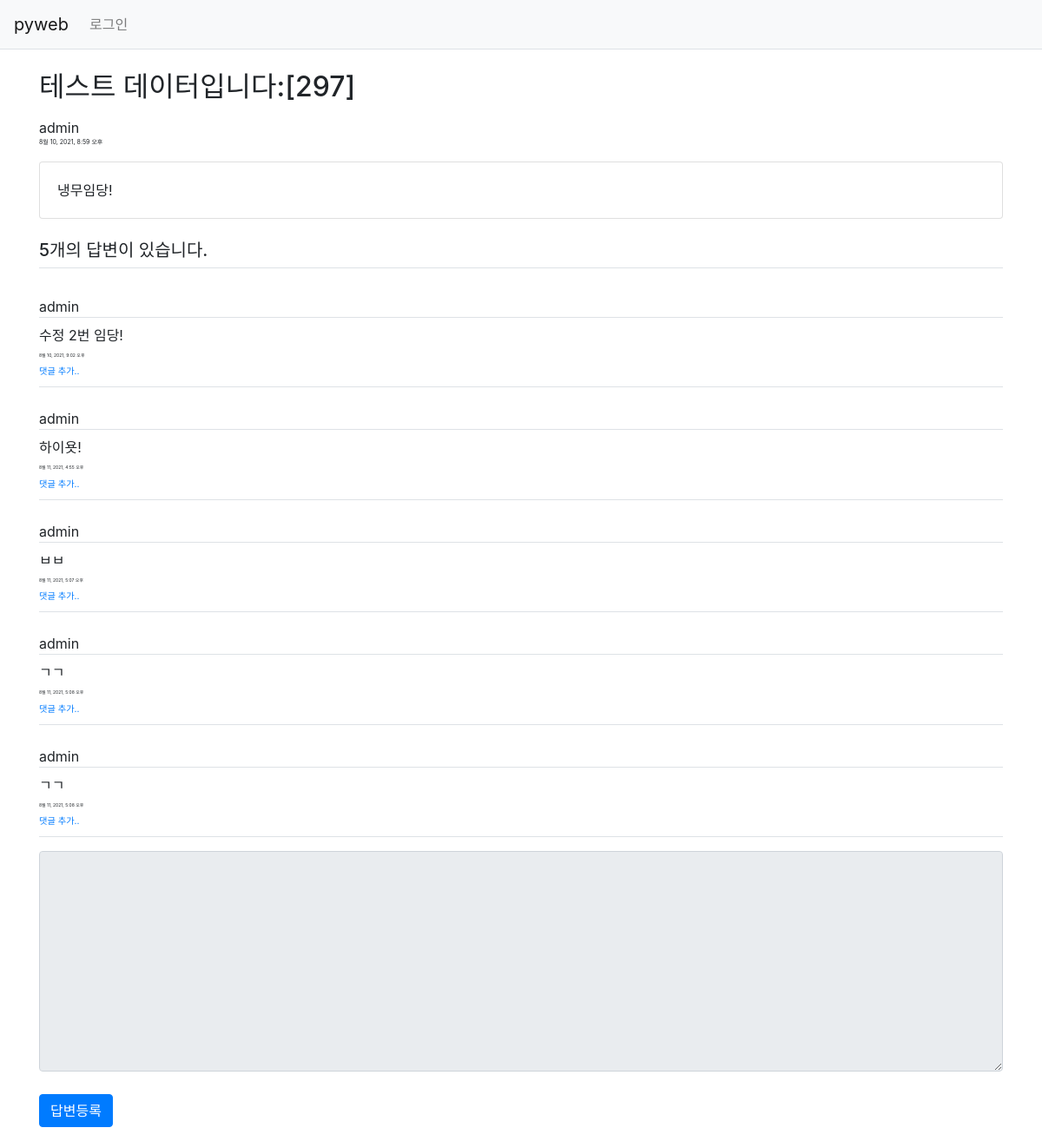
Page /pyweb/302/ on the committed database.
### pyweb/models.py (models this page shows, shortened)
class Question(models.Model):
    author = models.ForeignKey(User, on_delete=models.CASCADE)
    subject = models.CharField(max_length=200)
    content = models.TextField()
    create_date = models.DateTimeField()
    modify_date = models.DateTimeField(null=True, blank=True)

class Answer(models.Model):
    author = models.ForeignKey(User, on_delete=models.CASCADE)
    question = models.ForeignKey(Question, on_delete=models.CASCADE)
    content = models.TextField()
    create_date = models.DateTimeField()
    modify_date = models.DateTimeField(null=True, blank=True)

### pyweb/views/base_views.py (the view)
def detail(request, question_id):
    question = get_object_or_404(Question, pk=question_id)
    context = {'question': question}
    return render(request, 'pyweb/question_detail.html', context)

### templates/pyweb/question_detail.html (shortened to what this page needs)
{% extends 'base.html' %}
{% block content %}
<div class="container my-3">
    <h2 class="boarder-bottom py-2">{{ question.subject }}</h2>
    <div>{{ question.author.username }}</div>
    {% if question.modify_date %}
        <div style="font-size:7px">{{ question.modify_date }}</div>
    {% else %}
        <div style="font-size:7px">{{ question.create_date }}</div>
    {% endif %}
    <div class="card my-3">
        <div class="card-body">
            <div class="card-text" style="white-space: pre-line;">{{ question.content }}</div>
        </div>
    </div>
    <h5 class="border-bottom my-3 py-2">{{ question.answer_set.count }}개의 답변이 있습니다.</h5>
    {% for answer in question.answer_set.all %}
        <div class="border-bottom my-2 py-2">
            <div class="border-bottom my-2">{{ answer.author.username}}</div>
            <div class="my-2" style="white-space: pre-line;">{{ answer.content }}</div>
            {% if answer.modify_date %}
                <div style="font-size:5px">{{ answer.modify_date }}</div>
            {% else %}
                <div style="font-size:5px">{{ answer.create_date }}</div>
            {% endif %}
            <div>
                <a href="{% url 'pyweb:comment_create_question' question.id %}"
                   class="small"><small>댓글 추가..</small></a>
            </div>
        </div>
    {% endfor %}
    <form action="{% url 'pyweb:answer_create' question.id %}" method="post" class="my-3">
        <div class="form-group">
            <textarea {% if not user.is_authenticated %} disabled {% endif %}
                    name="content" id="content" class="form-control" rows="10"></textarea>
        </div>
        <input type="submit" value="답변등록" class="btn btn-primary">
    </form>
</div>
{% endblock %}

### static/style.css (style rules this page uses)
textarea { width:100%; height:500px }
input[type=submit] { margin-top:10px; }

### rows in the picture
Question: subject "테스트 데이터입니다:[297]", author.username "admin", modify_date "8월 10, 2021, 8:59 오후", content "냉무임당!", answer_set.count "5"
Answer: author.username "admin", content "수정 2번 임당!", modify_date "8월 10, 2021, 9:02 오후"
Answer: author.username "admin", content "하이욧!", create_date "8월 11, 2021, 4:55 오후"
Answer: author.username "admin", content "ㅂㅂ", create_date "8월 11, 2021, 5:07 오후"
Answer: author.username "admin", content "ㄱㄱ", create_date "8월 11, 2021, 5:08 오후"
Answer: author.username "admin", content "ㄱㄱ", create_date "8월 11, 2021, 5:08 오후"
